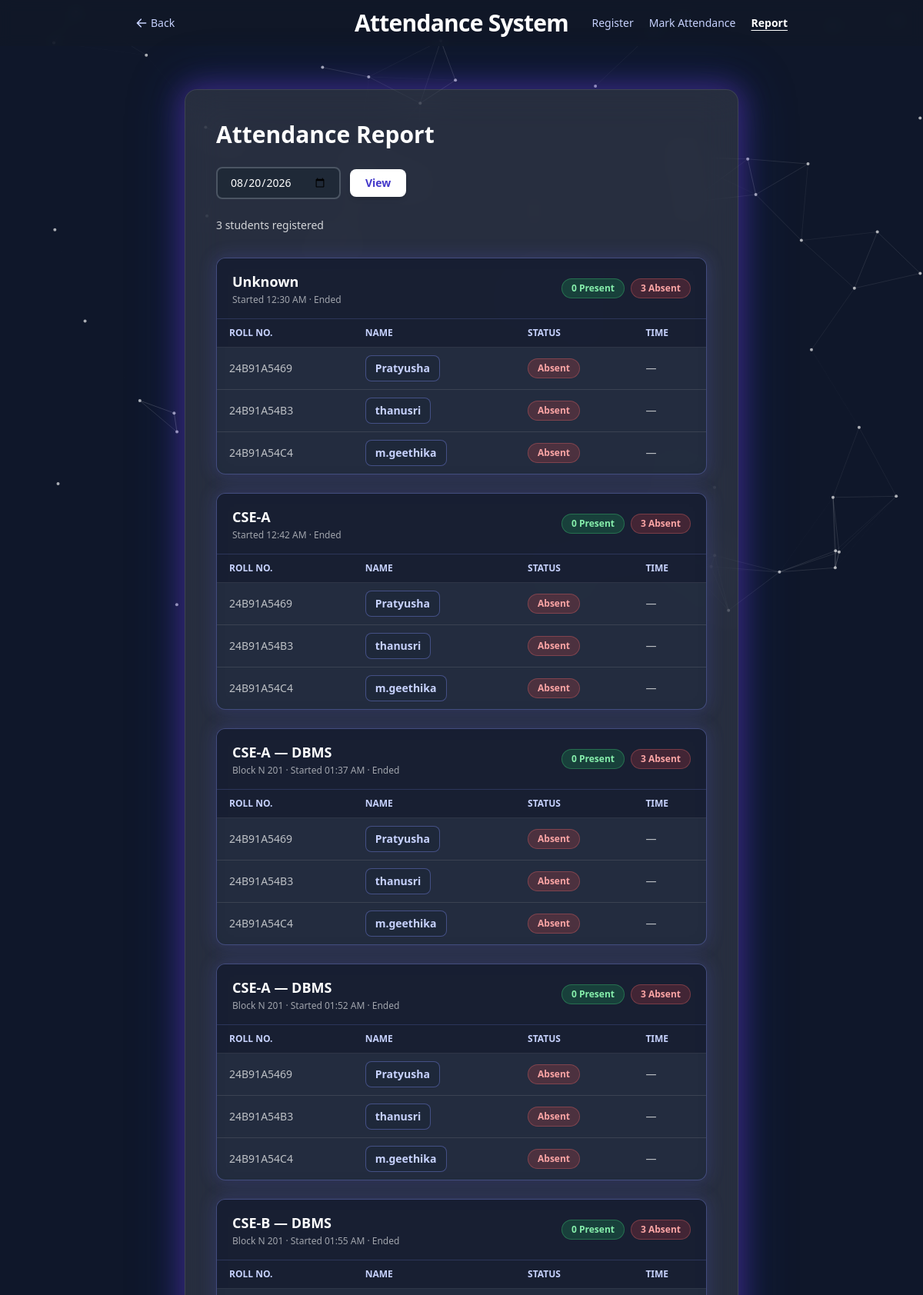
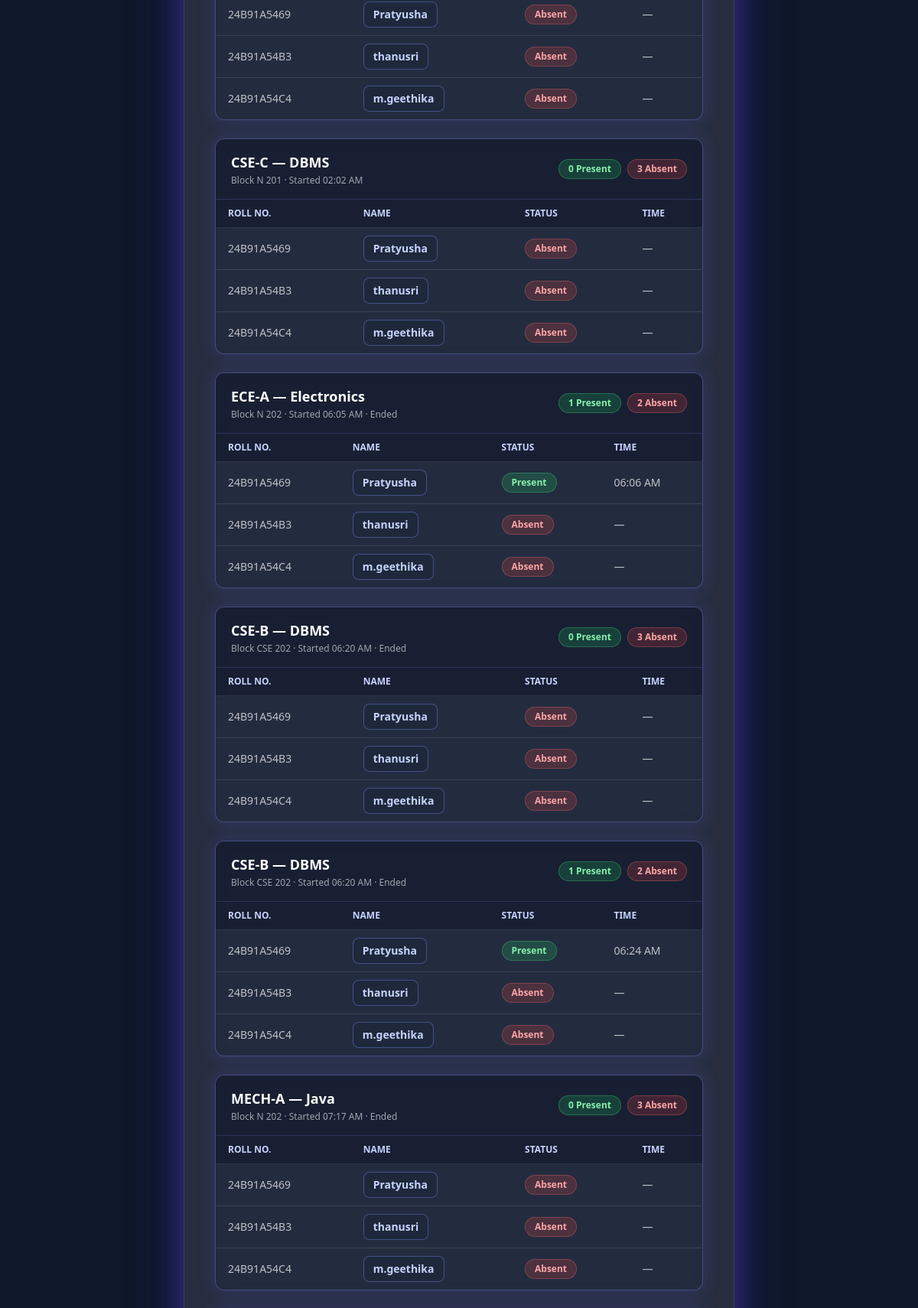
/report/ (signed in, upper part), run on the app's committed database (2 pictures, top to bottom).
### attendance/models.py (models this page shows, shortened)
class ClassSession(models.Model):
    teacher = models.ForeignKey(
        "auth.User",
        on_delete=models.CASCADE
    )
    class_name = models.CharField(
        max_length=100
    )
    subject = models.CharField(
        max_length=100,
        blank=True
    )
    room = models.CharField(
        max_length=100,
        blank=True
    )
    session_code = models.CharField(
        max_length=20,
        unique=True
    )
    started_at = models.DateTimeField(
        auto_now_add=True
    )
    expires_at = models.DateTimeField()
    is_active = models.BooleanField(
        default=True
    )

class Student(models.Model):
    username = models.CharField(
        max_length=100,
        unique=True,
        null=True,
        blank=True
    )
    name = models.CharField(max_length=100)
    roll_number = models.CharField(
        max_length=50,
        unique=True
    )
    registered_on = models.DateTimeField(
        auto_now_add=True
    )
    face_encoding = models.JSONField(
        null=True,
        blank=True
    )
    password = models.CharField(
        max_length=128,
        blank=True,
        null=True
    )

### attendance/views.py (the view)
# urls.py: path('report/', views.attendance_report, name='attendance_report'),
@login_required
def attendance_report(request):
    date_str = request.GET.get("date")
    if date_str:
        try:
            selected_date = datetime.strptime(date_str, "%Y-%m-%d").date()
        except ValueError:
            selected_date = timezone.localdate()
    else:
        selected_date = timezone.localdate()
    students = Student.objects.all().order_by("roll_number")
    total_count = students.count()
    sessions = ClassSession.objects.filter(
        started_at__date=selected_date
    ).order_by("started_at")
    periods = []
    for session in sessions:
        session_records = AttendanceRecord.objects.filter(
            class_session=session
        ).select_related("student")
        records_by_student_id = {r.student_id: r for r in session_records}
        rows = []
        present_count = 0
        for student in students:
            record = records_by_student_id.get(student.id)
            present = record is not None
            if present:
                present_count += 1
            rows.append({
                "student": student,
                "present": present,
                "time": record.time.strftime("%I:%M %p") if record else None,
            })
        periods.append({
            "session": session,
            "rows": rows,
            "present_count": present_count,
            "absent_count": total_count - present_count,
        })
    return render(request, "attendance/report.html", {
        "periods": periods,
        "selected_date": selected_date,
        "total_count": total_count,
    })

### attendance/templates/attendance/Report.html (shortened to what this page needs)
<!doctype html>
<html lang="en">
<head>
    <script src="https://cdn.tailwindcss.com"></script>
</head>
<body class="min-h-screen relative">
    <canvas id="neuralCanvas"></canvas>
    <nav class="bg-gray-900/80 backdrop-blur sticky top-0 z-10 relative">
        <div class="max-w-4xl mx-auto px-4 sm:px-6 py-3 grid grid-cols-3 items-center">
            <a href="{% url 'teacher_dashboard' %}" class="text-indigo-200 hover:text-white transition flex items-center gap-1 text-sm justify-self-start">
                <svg xmlns="http://www.w3.org/2000/svg" class="h-4 w-4" viewBox="0 0 20 20" fill="currentColor">
                    <path fill-rule="evenodd" d="M9.707 16.707a1 1 0 01-1.414 0l-6-6a1 1 0 010-1.414l6-6a1 1 0 111.414 1.414L5.414 9H17a1 1 0 110 2H5.414l4.293 4.293a1 1 0 010 1.414z" clip-rule="evenodd" />
                </svg>
                Back
            </a>
            <a href="/" class="text-white font-bold text-2xl sm:text-3xl tracking-tight text-center">Attendance System</a>
            <div class="flex flex-wrap justify-end gap-x-5 gap-y-1 text-sm">
                <a href="/register/" class="text-indigo-200 hover:text-white transition">Register</a>
                <a href="/recognize/" class="text-indigo-200 hover:text-white transition">Mark Attendance</a>
                <a href="/report/" class="text-white font-semibold underline underline-offset-4">Report</a>
            </div>
        </div>
    </nav>
    <div class="max-w-3xl mx-auto px-4 sm:px-6 py-10 sm:py-14 relative z-10">
        <div class="card-glow bg-white/10 backdrop-blur-xl border border-white/10 rounded-2xl p-6 sm:p-10 fade-in">
            <h1 class="text-2xl sm:text-3xl font-bold text-white mb-6">Attendance Report</h1>
            <form method="get" class="flex flex-wrap items-center gap-3 mb-6">
                <input type="date" name="date" value="{{ selected_date|date:'Y-m-d' }}"
                       class="px-4 py-2 rounded-lg bg-gray-800 text-white border-2 border-gray-600 focus:outline-none focus:ring-2 focus:ring-white/70 text-sm">
                <button type="submit"
                        class="bg-white text-indigo-700 font-semibold px-5 py-2 rounded-lg text-sm hover:bg-indigo-50 transition shadow-md hover:shadow-lg">
                    View
                </button>
            </form>
            <p class="text-white/80 text-sm mb-8">
                {{ total_count }} student{{ total_count|pluralize }} registered
            </p>
            {% if periods %}
                <div class="space-y-6">
                    {% for period in periods %}
                    <div class="period-card backdrop-blur-md rounded-xl overflow-hidden">
                        <div class="px-4 sm:px-5 py-4 bg-slate-900/60 border-b border-indigo-400/20">
                            <div class="flex flex-wrap items-center justify-between gap-2">
                                <div>
                                    <p class="text-white font-bold text-lg">
                                        {{ period.session.class_name }}{% if period.session.subject %} — {{ period.session.subject }}{% endif %}
                                    </p>
                                    <p class="text-white/60 text-xs mt-0.5">
                                        {% if period.session.room %}{{ period.session.room }} · {% endif %}
                                        Started {{ period.session.started_at|date:"h:i A" }}
                                        {% if not period.session.is_active %} · Ended{% endif %}
                                    </p>
                                </div>
                                <div class="flex gap-2 text-xs">
                                    <span class="px-3 py-1 rounded-full bg-green-500/20 text-green-300 font-semibold border border-green-400/30">
                                        {{ period.present_count }} Present
                                    </span>
                                    <span class="px-3 py-1 rounded-full bg-red-500/20 text-red-300 font-semibold border border-red-400/30">
                                        {{ period.absent_count }} Absent
                                    </span>
                                </div>
                            </div>
                        </div>
                        <div class="hidden sm:block">
                            <table class="w-full text-sm">
                                <thead class="bg-slate-900/60 text-indigo-200 uppercase text-xs">
                                    <tr>
                                        <th class="text-left px-4 py-2.5">Roll No.</th>
                                        <th class="text-left px-4 py-2.5">Name</th>
                                        <th class="text-left px-4 py-2.5">Status</th>
                                        <th class="text-left px-4 py-2.5">Time</th>
                                    </tr>
                                </thead>
                                <tbody>
                                    {% for row in period.rows %}
                                    <tr class="border-t border-white/10 hover:bg-white/5 transition">
                                        <td class="px-4 py-2.5 text-white/70">{{ row.student.roll_number }}</td>
                                        <td class="px-4 py-2.5">
                                            <a href="{% url 'student_profile' row.student.id %}"
                                               class="name-pill inline-block px-3 py-1.5 rounded-lg text-sm font-semibold text-indigo-200 hover:text-white transition">
                                                {{ row.student.name }}
                                            </a>
                                        </td>
                                        <td class="px-4 py-2.5">
                                            {% if row.present %}
                                                <span class="inline-block px-3 py-1 rounded-full text-xs font-semibold bg-green-500/20 text-green-300 border border-green-400/30">Present</span>
                                            {% else %}
                                                <span class="inline-block px-3 py-1 rounded-full text-xs font-semibold bg-red-500/20 text-red-300 border border-red-400/30">Absent</span>
                                            {% endif %}
                                        </td>
                                        <td class="px-4 py-2.5 text-white/70">{{ row.time|default:"—" }}</td>
                                    </tr>
                                    {% endfor %}
                                </tbody>
                            </table>
                        </div>
                    </div>
                    {% endfor %}
                </div>
            {% else %}
                <div class="period-card text-center text-indigo-50 py-10 rounded-xl">
                    No class periods were started on this date.
                </div>
            {% endif %}
        </div>
    </div>
    <script>
        const canvas = document.getElementById('neuralCanvas');
        const ctx = canvas.getContext('2d');
        let width, height, particles;
        const PARTICLE_COUNT = 70;
        const MAX_DIST = 130;
        const SPEED = 0.35;
        function resize() {
            width = canvas.width = window.innerWidth;
            height = canvas.height = window.innerHeight;
        }
        window.addEventListener('resize', resize);
        resize();
        particles = Array.from({ length: PARTICLE_COUNT }, () => ({
            x: Math.random() * width,
            y: Math.random() * height,
            vx: (Math.random() - 0.5) * SPEED,
            vy: (Math.random() - 0.5) * SPEED,
        }));
        const prefersReducedMotion = window.matchMedia('(prefers-reduced-motion: reduce)').matches;
        function drawFrame() {
            ctx.clearRect(0, 0, width, height);
            for (const p of particles) {
                if (!prefersReducedMotion) {
                    p.x += p.vx;
                    p.y += p.vy;
                    if (p.x < 0 || p.x > width) p.vx *= -1;
                    if (p.y < 0 || p.y > height) p.vy *= -1;
                }
                ctx.beginPath();
                ctx.arc(p.x, p.y, 2, 0, Math.PI * 2);
                ctx.fillStyle = 'rgba(255,255,255,0.65)';
                ctx.fill();
            }
            for (let i = 0; i < particles.length; i++) {
                for (let j = i + 1; j < particles.length; j++) {
                    const a = particles[i], b = particles[j];
                    const dx = a.x - b.x, dy = a.y - b.y;
                    const dist = Math.sqrt(dx * dx + dy * dy);
                    if (dist < MAX_DIST) {
                        ctx.beginPath();
                        ctx.moveTo(a.x, a.y);
                        ctx.lineTo(b.x, b.y);
                        ctx.strokeStyle = `rgba(255,255,255,${0.25 * (1 - dist / MAX_DIST)})`;
                        ctx.lineWidth = 1;
                        ctx.stroke();
                    }
                }
            }
            if (!prefersReducedMotion) requestAnimationFrame(drawFrame);
        }
        drawFrame();
    </script>
</body>
</html>

### attendance/templates/attendance/Report.html (style rules this page uses)
body { background: #0f172a; min-height: 100vh; }
.fade-in { animation: rise 0.5s ease forwards; }
.card-glow { box-shadow: 0 0 35px 6px rgba(124, 58, 237, 0.35), 0 0 65px 12px rgba(30, 64, 175, 0.25); }
#neuralCanvas { position: fixed; top: 0; left: 0; width: 100%; height: 100%; z-index: 0; pointer-events: none; }
.period-card { background: rgba(30, 41, 59, 0.8); border: 1px solid rgba(129, 140, 248, 0.35); box-shadow: 0 0 22px 2px rgba(99, 102, 241, 0.2); transition: box-shadow 0.2s ease; }
.name-pill { background: rgba(30, 41, 59, 0.9); border: 1px solid rgba(129, 140, 248, 0.4); }

### data on the page
ClassSession: session.class_name "Unknown", session.started_at "12:30 AM", shows "· Ended", present_count "0", absent_count "3"
Student: student.roll_number "24B91A5469", student.name "Pratyusha", shows "Absent", time "—", time "06:06 AM", time "06:24 AM"
Student: student.roll_number "24B91A54B3", student.name "thanusri", shows "Absent", time "—"
Student: student.roll_number "24B91A54C4", student.name "m.geethika", shows "Absent", time "—"
ClassSession: session.class_name "CSE-A", session.started_at "12:42 AM", shows "· Ended", present_count "0", absent_count "3"
ClassSession: session.class_name "CSE-A", session.subject "DBMS", session.room "Block N 201", session.started_at "01:37 AM", shows "· Ended", present_count "0", absent_count "3"
ClassSession: session.class_name "CSE-A", session.subject "DBMS", session.room "Block N 201", session.started_at "01:52 AM", shows "· Ended", present_count "0", absent_count "3"
ClassSession: session.class_name "CSE-B", session.subject "DBMS", session.room "Block N 201", session.started_at "01:55 AM", shows "· Ended", present_count "0", absent_count "3"
ClassSession: session.class_name "CSE-C", session.subject "DBMS", session.room "Block N 201", session.started_at "02:02 AM", present_count "0", absent_count "3"
ClassSession: session.class_name "ECE-A", session.subject "Electronics", session.room "Block N 202", session.started_at "06:05 AM", is_active "· Ended", present_count "1", absent_count "2"
ClassSession: session.class_name "CSE-B", session.subject "DBMS", session.room "Block CSE 202", session.started_at "06:20 AM", shows "· Ended", present_count "0", absent_count "3"
ClassSession: session.class_name "CSE-B", session.subject "DBMS", session.room "Block CSE 202", session.started_at "06:20 AM", is_active "· Ended", present_count "1", absent_count "2"
ClassSession: session.class_name "MECH-A", session.subject "Java", session.room "Block N 202", session.started_at "07:17 AM", shows "· Ended", present_count "0", absent_count "3"

### other printed values
{{ total_count }} "3"
